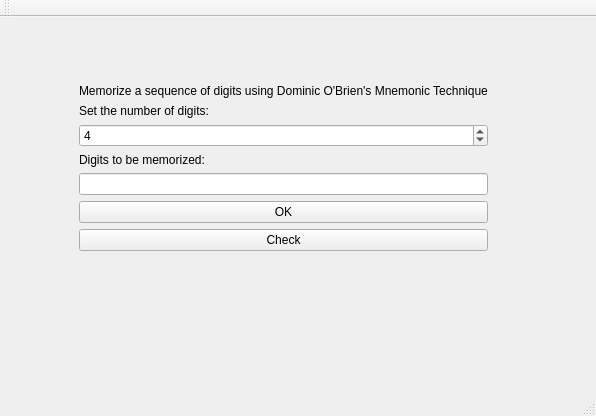
<?xml version="1.0" encoding="UTF-8"?>
<ui version="4.0">
 <class>MnmonicGameClass</class>
 <widget class="QMainWindow" name="MnmonicGameClass">
  <property name="geometry">
   <rect>
    <x>0</x>
    <y>0</y>
    <width>596</width>
    <height>416</height>
   </rect>
  </property>
  <property name="windowTitle">
   <string>MnmonicGame</string>
  </property>
  <widget class="QWidget" name="centralWidget">
   <widget class="QWidget" name="">
    <property name="geometry">
     <rect>
      <x>30</x>
      <y>10</y>
      <width>507</width>
      <height>340</height>
     </rect>
    </property>
    <layout class="QHBoxLayout" name="horizontalLayout">
     <item>
      <spacer name="horizontalSpacer">
       <property name="orientation">
        <enum>Qt::Horizontal</enum>
       </property>
       <property name="sizeHint" stdset="0">
        <size>
         <width>40</width>
         <height>20</height>
        </size>
       </property>
      </spacer>
     </item>
     <item>
      <layout class="QVBoxLayout" name="verticalLayout_2">
       <item>
        <spacer name="verticalSpacer">
         <property name="orientation">
          <enum>Qt::Vertical</enum>
         </property>
         <property name="sizeHint" stdset="0">
          <size>
           <width>20</width>
           <height>40</height>
          </size>
         </property>
        </spacer>
       </item>
       <item>
        <layout class="QVBoxLayout" name="verticalLayout">
         <item>
          <widget class="QLabel" name="label">
           <property name="text">
            <string>Memorize a sequence of digits using Dominic O'Brien's Mnemonic Technique</string>
           </property>
          </widget>
         </item>
         <item>
          <widget class="QLabel" name="label_2">
           <property name="text">
            <string>Set the number of digits:</string>
           </property>
          </widget>
         </item>
         <item>
          <widget class="QSpinBox" name="spinBox">
           <property name="value">
            <number>4</number>
           </property>
          </widget>
         </item>
         <item>
          <widget class="QLabel" name="label_3">
           <property name="text">
            <string>Digits to be memorized:</string>
           </property>
          </widget>
         </item>
         <item>
          <widget class="QLineEdit" name="digits"/>
         </item>
         <item>
          <widget class="QPushButton" name="okButton">
           <property name="text">
            <string>OK</string>
           </property>
          </widget>
         </item>
         <item>
          <widget class="QPushButton" name="checkButton">
           <property name="text">
            <string>Check</string>
           </property>
          </widget>
         </item>
         <item>
          <widget class="QLabel" name="answer">
           <property name="text">
            <string/>
           </property>
          </widget>
         </item>
         <item>
          <widget class="QLabel" name="correctAnswer">
           <property name="text">
            <string/>
           </property>
          </widget>
         </item>
         <item>
          <widget class="QLabel" name="givenAnswer">
           <property name="text">
            <string/>
           </property>
          </widget>
         </item>
        </layout>
       </item>
       <item>
        <spacer name="verticalSpacer_2">
         <property name="orientation">
          <enum>Qt::Vertical</enum>
         </property>
         <property name="sizeHint" stdset="0">
          <size>
           <width>20</width>
           <height>40</height>
          </size>
         </property>
        </spacer>
       </item>
      </layout>
     </item>
     <item>
      <spacer name="horizontalSpacer_2">
       <property name="orientation">
        <enum>Qt::Horizontal</enum>
       </property>
       <property name="sizeHint" stdset="0">
        <size>
         <width>40</width>
         <height>20</height>
        </size>
       </property>
      </spacer>
     </item>
    </layout>
   </widget>
  </widget>
  <widget class="QMenuBar" name="menuBar">
   <property name="geometry">
    <rect>
     <x>0</x>
     <y>0</y>
     <width>596</width>
     <height>22</height>
    </rect>
   </property>
  </widget>
  <widget class="QToolBar" name="mainToolBar">
   <attribute name="toolBarArea">
    <enum>TopToolBarArea</enum>
   </attribute>
   <attribute name="toolBarBreak">
    <bool>false</bool>
   </attribute>
  </widget>
  <widget class="QStatusBar" name="statusBar"/>
 </widget>
 <layoutdefault spacing="6" margin="11"/>
 <resources/>
 <connections/>
</ui>
